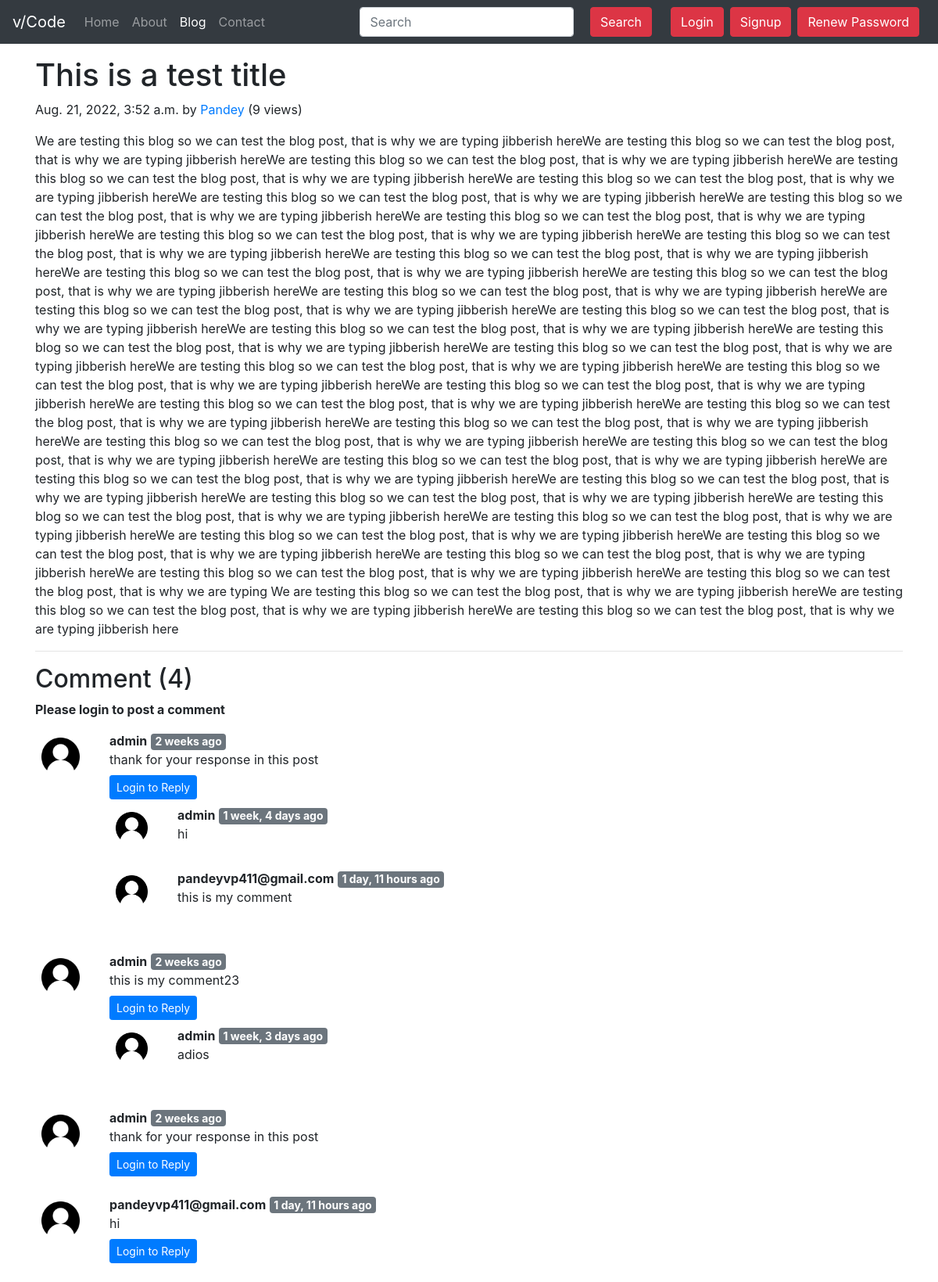
/blog/first-post, run on the app's committed database.
### blog/models.py (models this page shows, shortened)
class Post(models.Model):
    sno = models.AutoField(primary_key=True)
    title = models.CharField(max_length=255)
    content = models.TextField()
    author = models.CharField(max_length=20)
    slug = models.CharField(max_length=130)
    views = models.IntegerField(default=0)
    Timestamp=models.DateTimeField(blank=True)

class BlogComment(models.Model):
    sno = models.AutoField(primary_key=True)
    comment = models.TextField()
    user = models.ForeignKey(User, on_delete=models.CASCADE)
    post = models.ForeignKey(Post, on_delete=models.CASCADE)
    parent = models.ForeignKey('self', on_delete=models.CASCADE, null=True)
    timestamp = models.DateTimeField(default=now)

### blog/views.py (the view)
# urls.py: path('<str:slug>', views.blogPost, name='blogPost'),
def blogPost(request, slug):
    post = Post.objects.filter(slug=slug).first()
    post.views = post.views + 1
    post.save()
    comments = BlogComment.objects.filter(post=post, parent=None)
    replies = BlogComment.objects.filter(post=post).exclude(parent=None)
    replyDict={}
    for reply in replies:
        if reply.parent.sno not in replyDict.keys():
            replyDict[reply.parent.sno] = [reply]
        else:
            replyDict[reply.parent.sno].append(reply)
    context = {'post': post, 'comments':comments, 'user':request.user, 'replyDict':replyDict}
    return render(request, 'blog/blogPost.html', context)

### blog/templatetags/extras.py (called while the page is built)
@register.filter(name='get_val')
def get_val(dict, key):
    return dict.get(key)

### templates/blog/blogPost.html (shortened to what this page needs)
{% extends 'base.html' %}
{% block blogactive %} active {% endblock blogactive %}
{% block body %}
{% load humanize %}
{% load extras %}
<div class="container my-3">
  <h1 class="blog-post-title">{{post.title}}</h1>
  <p class="blog-post-meta">{{post.Timestamp}} by <a href="/about">{{post.author}}</a> (<span>{{post.views}} views</span>)</p>
  <p>{{post.content|safe}}</p>
  <hr>
</div>
<div class="container">
  <h2>Comment ({{comments.count}})</h2>
  <div class="my-2">
    {% if user.is_authenticated %}
    <form action="/blog/postComment" method="post">
      {% csrf_token %}
      <div class="form-group">
        <label for="exampleInputEmail1">Post Comment</label>
        <input type="text" class="form-control" name="comment" placeholder="Add your comment">
      </div>
      <input type="hidden" name="postSno" value="{{post.sno}}">
      <input type="hidden" name="parentSno" value="">
      <button type="submit" class="btn btn-primary">Submit</button>
    </form>
    {% else %}
    <span><b>Please login to post a comment</b></span>
    {% endif %}
  </div>
  {% for comment in comments %}
  <div class="row my-3">
    <div class="col-md-1 ">
      <img class=" mx-auto d-block w-100 p-2" src="/static/img/user.png" alt="user">
    </div>
    <div class="col-md-11">
      <b>{{comment.user.username}}</b> <span class="badge badge-secondary" style="font-size: 14px;"> {{comment.timestamp  | naturaltime}} </span>
      <div> {{comment.comment}}</div>
      <div class="reply mx-0">
        {% if user.is_authenticated %}
        <button class="btn btn-primary btn-sm mt-2" type="button" data-toggle="collapse"
          data-target="#replyBox{{comment.sno}}" aria-expanded="false" aria-controls="replyBox{{comment.sno}}"> Reply
        </button>
        <div class="collapse" id="replyBox{{comment.sno}}">
          <div class="card card-body my-2">
            <form action="/blog/postComment" method="post">
              {% csrf_token %}
              <div class="form-group">
                <label for="comment">Post Reply</label>
                <input type="text" class="form-control" name="comment" placeholder="Enter reply here">
                <input type="hidden" name="parentSno" value="{{comment.sno}}">
              </div>
              <input type="hidden" name="postSno" value="{{post.sno}}">
              <button type="submit" class="btn btn-primary">Submit</button>
            </form>
          </div>
        </div>
        {% else %}
        <button class="btn btn-primary btn-sm mt-2" type="button" data-toggle="collapse"
          data-target="#replyBox{{comment.sno}}" aria-expanded="false"
          aria-controls="replyBox{{comment.sno}} disabled">Login to Reply</button>
        {% endif %}
        <div class="replies my-2">
          {% for reply in replyDict|get_val:comment.sno %}
          <div class="row">
            <div class="col-md-1">
              <img class=" mx-auto d-block w-100 p-2" src="/static/img/user.png" alt="user">
            </div>
            <div class="col-md-11">
              <b>{{reply.user.username}}</b> <span class="badge badge-secondary" style="font-size: 14px;"> {{reply.timestamp | naturaltime}} </span>
              <div> {{reply.comment}}</div>
            </div>
          </div>
          <br>
          {% endfor %}
        </div>
      </div>
    </div>
  </div>
  {% endfor %}
</div>
{% endblock body %}

### templates/base.html (shortened to what this page needs)
<!doctype html>
<html lang="en">
<head>
  <link rel="stylesheet" href="https://cdn.jsdelivr.net/npm/bootstrap@4.6.2/dist/css/bootstrap.min.css"
>
</head>
<body>
  <nav class="navbar navbar-expand-lg navbar-dark bg-dark">
    <a class="navbar-brand" href="/">v/Code</a>
    <div class="collapse navbar-collapse" id="navbarSupportedContent">
      <ul class="navbar-nav mr-auto">
        <li class="nav-item {% block homeactive %} {% endblock homeactive %}">
          <a class="nav-link" href="/">Home <span class="sr-only">(current)</span></a>
        </li>
        <li class="nav-item {% block aboutactive %} {% endblock aboutactive %}">
          <a class="nav-link" href="/about">About</a>
        </li>
        <li class="nav-item {% block blogactive %} {% endblock blogactive %}">
          <a class="nav-link" href="/blog">Blog</a>
        </li>
        <li class="nav-item {% block contactactive %} {% endblock contactactive %}">
          <a class="nav-link" href="/contact">Contact</a>
        </li>
      </ul>
      <div class="ml-auto form-inline">
        <form method="get" action="/search" class=" my-2 my-lg-0 mx-3">
          <input class="form-control mr-sm-2" type="search" placeholder="Search" aria-label="Search" name="query"
            id="query">
          <button class="btn btn-danger m-2 my-sm-0" type="submit">Search</button>
        </form>
        {% if user.is_authenticated %}
        <ul class="navbar-nav mr-2">
          <li class="nav-item dropdown">
            <a class="nav-link dropdown-toggle" href="#" role="button" data-toggle="dropdown" aria-expanded="false">
              Welcome {{request.user}}
            </a>
            <div class="dropdown-menu">
              <a class="dropdown-item" href="/logout">Logout</a>
            </div>
          </li>
        </ul>
        {% else %}
        <button type="button" class="btn btn-danger mr-2" data-toggle="modal" data-target="#loginModal">
          Login
        </button>
        <button type="button" class="btn btn-danger mr-2" data-toggle="modal" data-target="#signupModal">
          Signup
        </button>
        <button type="button" class="btn btn-danger mr-2" data-toggle="modal" data-target="#renewpasswordModal">
          Renew Password
        </button>
        {% endif %}
      </div>
    </div>
  </nav>
  {% block body %}
  {% endblock body %}
</body>
</html>

### data on the page
Post: title "This is a test title", Timestamp "Aug. 21, 2022, 3:52 a.m.", author "Pandey", views "9", content "We are testing this blog so we can test the blog post, that is why we are typing jibberish hereWe are testing this blog so we can test the blog post, that is why we are typing jibberish hereWe are testing this blog so we can test the blog post, that is why we are typing jibberish hereWe are testing this blog so we can test the blog post, that is why we are typing jibberish hereWe are testing this blog so we can test the blog post, that is why we are typing jibberish hereWe are testing this blog so we can test the blog post, that is why we are typing jibberish hereWe are testing this blog so we can test the blog post, that is why we are typing jibberish hereWe are testing this blog so we can…"
BlogComment: user.username "admin", timestamp "2 weeks ago", comment "thank for your response in this post"
BlogComment: user.username "admin", timestamp "1 week, 4 days ago", comment "hi"
BlogComment: user.username "pandeyvp411@gmail.com", timestamp "1 day, 11 hours ago", comment "this is my comment"
BlogComment: user.username "admin", timestamp "2 weeks ago", comment "this is my comment23"
BlogComment: user.username "admin", timestamp "1 week, 3 days ago", comment "adios"
BlogComment: user.username "admin", timestamp "2 weeks ago", comment "thank for your response in this post"
BlogComment: user.username "pandeyvp411@gmail.com", timestamp "1 day, 11 hours ago", comment "hi"

### other printed values
{{ comments.count }} "4"
